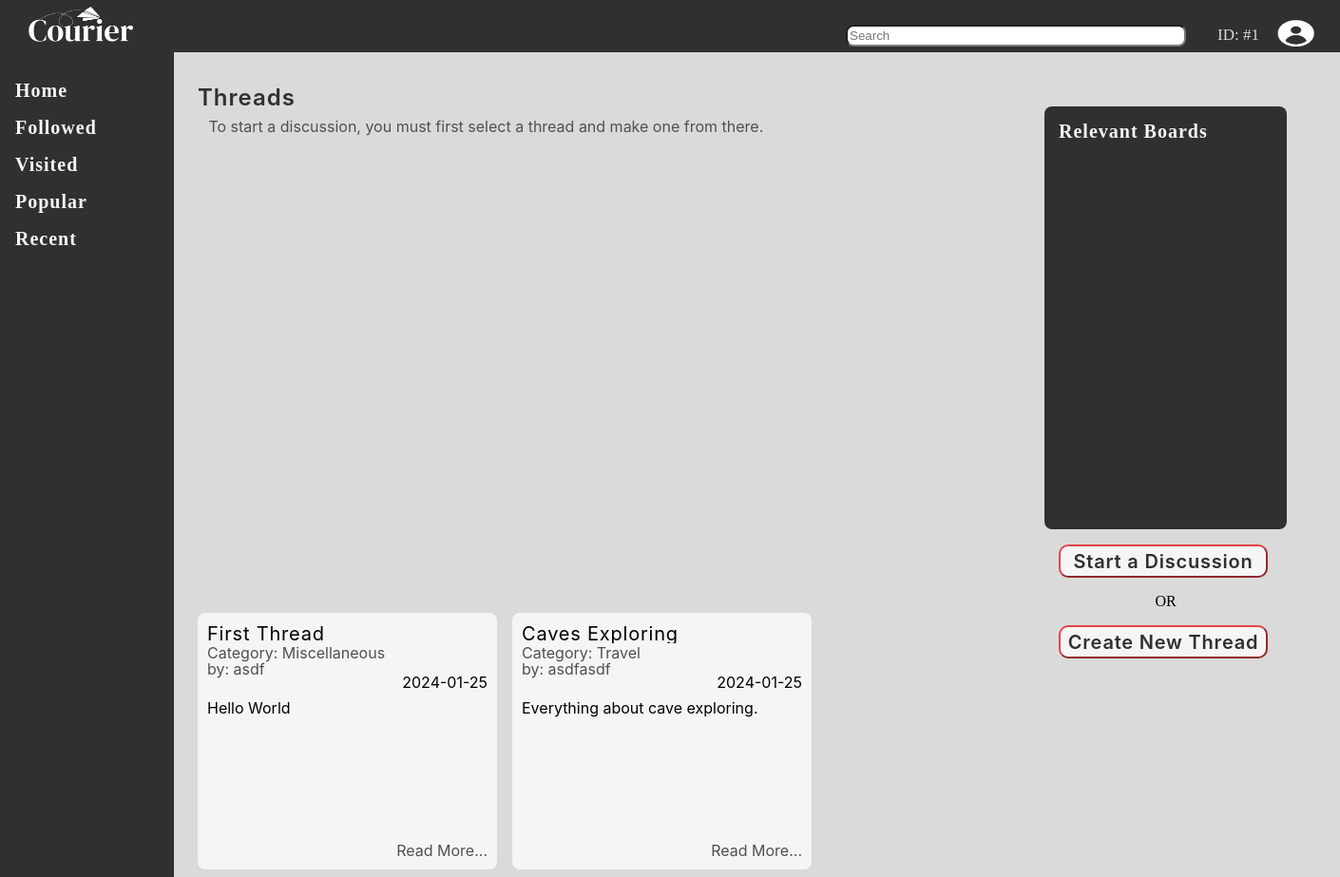
Page /courier/create/newDiscussion.php (signed in) on the earlier database version.
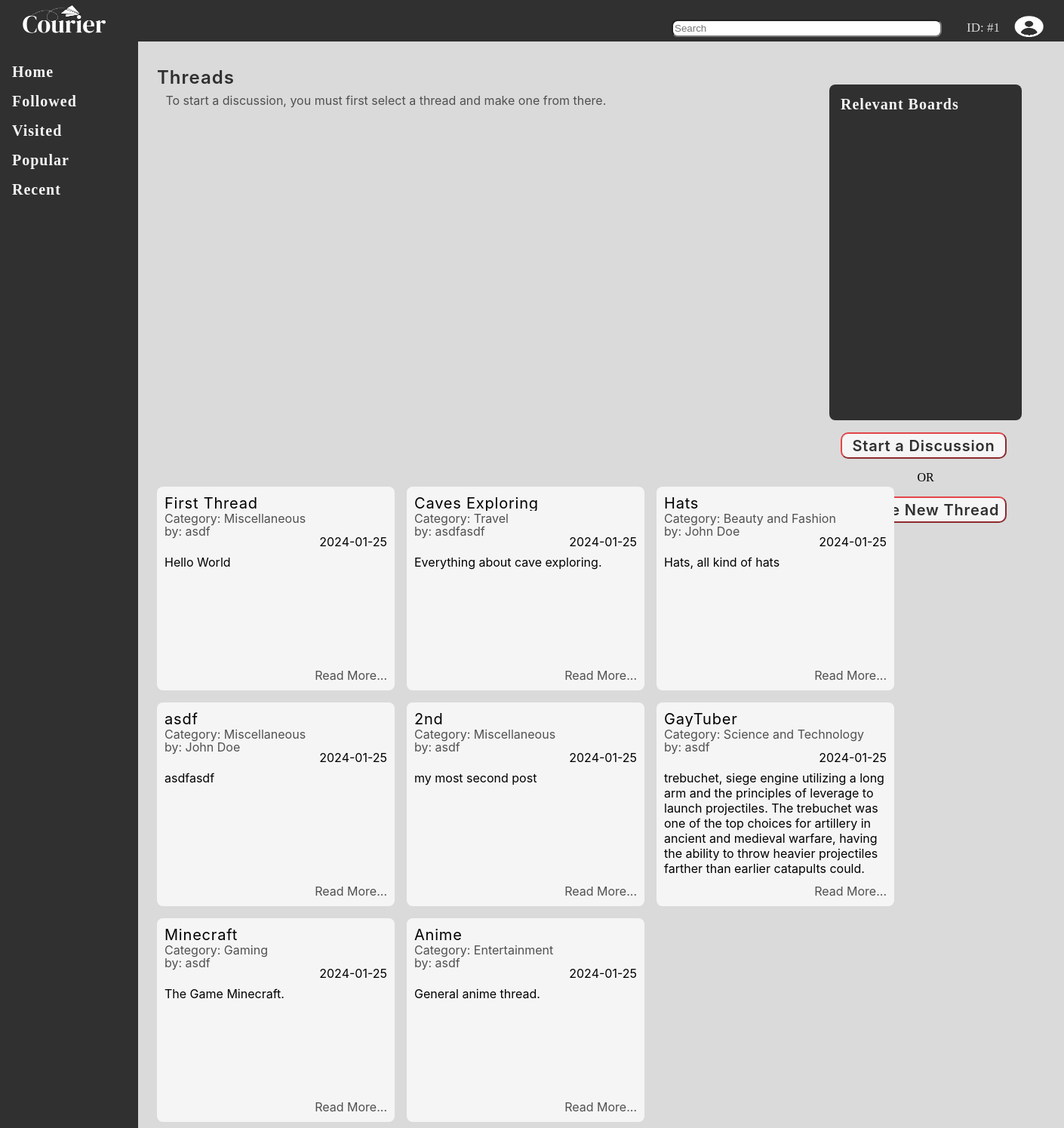
Same page on the later database version.
### tables this page shows
CREATE TABLE `thread` (
  `id` int(11) NOT NULL,
  `header` varchar(255) DEFAULT NULL,
  `body` text DEFAULT NULL,
  `byUser_id` int(11) DEFAULT NULL,
  `thread_type_id` int(11) DEFAULT NULL,
  `followBy_id` int(11) DEFAULT NULL,
  `viewBy` int(11) DEFAULT NULL,
  `date_created` date DEFAULT NULL
);

CREATE TABLE `thread_type` (
  `id` int(11) NOT NULL,
  `name` varchar(255) DEFAULT NULL
);

CREATE TABLE `user` (
  `id` int(11) NOT NULL,
  `username` varchar(255) DEFAULT NULL,
  `email` varchar(255) DEFAULT NULL,
  `password` varchar(255) DEFAULT NULL,
  `country_id` int(11) DEFAULT NULL,
  `usertype_id` int(11) DEFAULT NULL,
  `date_created` date DEFAULT NULL,
  `birthday` date DEFAULT NULL
);

### courier/create/newDiscussion.php (the view, shortened to what this page needs)
<!DOCTYPE html>
<html lang="en">
<head>
    <link rel="stylesheet" href="newDiscussion.css">
</head>
<body>
    <div class="topPanel">
        <div class="logo">
            <a href="../userType/guest/home.php" title="Go to home page"><img src="../media/logo/courier_logo_primary_alt.png" alt="Courier Logo" style="width: 120px"></a>
        </div>
        <span class="profileNav" onclick="openNav()" style>
            <div class="userProfile" title="<?php echo($_SESSION['user'])?>">
                <label class="profile">ID: #<?php echo($_SESSION['id'])?></label>
                <img src="../media/logo/profile.png" alt="profile icon" class="profileImage">
            </div>
        </span>
        <div class="searchBarContainer">
            <input class="searchBar" type="text" name="searchBar" placeholder="Search">
        </div>
    </div>
    <div class="sidePanelLeft">
        <div class="navigationMenu">
            <a href="../userType/guest/home.php">
                <div class="navigationBtn navigationUnselected">
                    Home
                </div>
            </a>
            <a href="followed.php">
                <div class="navigationBtn navigationUnselected">
                    Followed
                </div>
            </a>
            <a href="visited.php">
                <div class="navigationBtn navigationUnselected">
                    Visited
                </div>
            </a>
            <a href="popular.php">
                <div class="navigationBtn navigationUnselected">
                    Popular
                </div>
            </a>
            <a href="recent.php">
                <div class="navigationBtn navigationUnselected">
                    Recent
                </div>
            </a>
        </div>
    </div>
    <div class="sidePanelRight">
        <div class="containerSecondary">
            <label class="navigationBtn relevantBoards">Relevant Boards</label>
        </div>
        <div class="createPostContainer">
            <a href="newDiscussion.php"><button class="createBtn">Start a Discussion</button></a>
            <p style="text-align: center;">OR</p>
            <a href="newThread.php"><button class="createBtn">Create New Thread</button></a>
        </div>
    </div>
    <div class="containerPrimary">
        <label for="mainHeader" class="primaryCategoryTitle">Threads</label>
        <div class="instruction">
            <p class="p1">To start a discussion, you must first select a thread and make one from there.</p>
        </div>
        <div class="catagoryFlex">
        <?php
            require_once "../index/index.php";
            $query = "SELECT t.*, t_type.name, u.username FROM `thread` t, `thread_type` t_type, `user` u WHERE t.thread_type_id = t_type.id AND t.byUser_id = u.id";
            $result = mysqli_query($conn, $query);
            $row=mysqli_fetch_assoc($result);
            $cardAmount = mysqli_num_rows($result);
            if($cardAmount != 0){
                do{
        ?>
                <div class="cards">
                    <div class="discussionTitle" title="<?php echo($row['header'])?>"><?php echo($row['header'])?></div>
                    <div class="parentThread">Category: <?php echo($row['name']) ?></div>
                    <div class="userPoster">by: <?php echo($row['username']) ?></div>
                    <div class="lastActive"><?php echo($row['date_created']) ?></div>
                    <div class="cardContent"><?php echo($row['body']) ?></div>
                    <div class="readMore">Read More...</div>
                </div>
                <?php
                }
            while($row = mysqli_fetch_assoc($result));
            }
        ?>
        </div>
    </div>
</body>
</html>

Differences in the rows shown:
added thread: header "Hats", thread_type.name "Beauty and Fashion", byUser.username "John Doe", date_created "2024-01-25", body "Hats, all kind of hats"
added thread: header "asdf", thread_type.name "Miscellaneous", byUser.username "John Doe", date_created "2024-01-25", body "asdfasdf"
added thread: header "2nd", thread_type.name "Miscellaneous", byUser.username "asdf", date_created "2024-01-25", body "my most second post"
added thread: header "GayTuber", thread_type.name "Science and Technology", byUser.username "asdf", date_created "2024-01-25", body "trebuchet, siege engine utilizing a long arm and the principles of leverage to launch projectiles. The trebuchet was one of the top choices for artillery in ancient and medieval warfare, having the ability to throw heavier projectiles farther than earlier catapults could."
added thread: header "Minecraft", thread_type.name "Gaming", byUser.username "asdf", date_created "2024-01-25", body "The Game Minecraft."
added thread: header "Anime", thread_type.name "Entertainment", byUser.username "asdf", date_created "2024-01-25", body "General anime thread."
